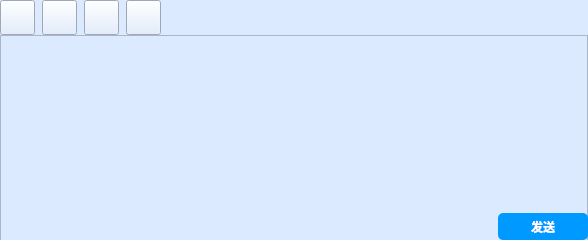
<?xml version="1.0" encoding="UTF-8"?>
<ui version="4.0">
 <class>MessageEdit</class>
 <widget class="QWidget" name="MessageEdit">
  <property name="geometry">
   <rect>
    <x>0</x>
    <y>0</y>
    <width>588</width>
    <height>240</height>
   </rect>
  </property>
  <property name="sizePolicy">
   <sizepolicy hsizetype="Expanding" vsizetype="Fixed">
    <horstretch>0</horstretch>
    <verstretch>0</verstretch>
   </sizepolicy>
  </property>
  <property name="minimumSize">
   <size>
    <width>500</width>
    <height>230</height>
   </size>
  </property>
  <property name="maximumSize">
   <size>
    <width>16777215</width>
    <height>240</height>
   </size>
  </property>
  <property name="windowTitle">
   <string>Form</string>
  </property>
  <property name="styleSheet">
   <string notr="true">background-color: #dceaff</string>
  </property>
  <layout class="QGridLayout" name="gridLayout">
   <property name="leftMargin">
    <number>0</number>
   </property>
   <property name="topMargin">
    <number>0</number>
   </property>
   <property name="rightMargin">
    <number>0</number>
   </property>
   <property name="bottomMargin">
    <number>0</number>
   </property>
   <property name="spacing">
    <number>0</number>
   </property>
   <item row="0" column="0">
    <layout class="QVBoxLayout" name="verticalLayout">
     <property name="spacing">
      <number>0</number>
     </property>
     <property name="leftMargin">
      <number>0</number>
     </property>
     <property name="topMargin">
      <number>0</number>
     </property>
     <property name="rightMargin">
      <number>0</number>
     </property>
     <property name="bottomMargin">
      <number>0</number>
     </property>
     <item>
      <layout class="QHBoxLayout" name="horizontalLayout">
       <property name="spacing">
        <number>7</number>
       </property>
       <item>
        <widget class="QPushButton" name="m_sendImageBtn">
         <property name="minimumSize">
          <size>
           <width>35</width>
           <height>35</height>
          </size>
         </property>
         <property name="maximumSize">
          <size>
           <width>35</width>
           <height>35</height>
          </size>
         </property>
         <property name="text">
          <string/>
         </property>
         <property name="icon">
          <iconset theme="QIcon::ThemeIcon::DocumentPrintPreview"/>
         </property>
         <property name="iconSize">
          <size>
           <width>25</width>
           <height>25</height>
          </size>
         </property>
        </widget>
       </item>
       <item>
        <widget class="QPushButton" name="m_sendFileBtn">
         <property name="minimumSize">
          <size>
           <width>35</width>
           <height>35</height>
          </size>
         </property>
         <property name="maximumSize">
          <size>
           <width>35</width>
           <height>35</height>
          </size>
         </property>
         <property name="text">
          <string/>
         </property>
         <property name="icon">
          <iconset theme="QIcon::ThemeIcon::FolderOpen"/>
         </property>
         <property name="iconSize">
          <size>
           <width>25</width>
           <height>25</height>
          </size>
         </property>
        </widget>
       </item>
       <item>
        <widget class="QPushButton" name="m_sendSpeechBtn">
         <property name="minimumSize">
          <size>
           <width>35</width>
           <height>35</height>
          </size>
         </property>
         <property name="maximumSize">
          <size>
           <width>35</width>
           <height>35</height>
          </size>
         </property>
         <property name="text">
          <string/>
         </property>
         <property name="icon">
          <iconset theme="QIcon::ThemeIcon::AudioInputMicrophone"/>
         </property>
         <property name="iconSize">
          <size>
           <width>25</width>
           <height>25</height>
          </size>
         </property>
        </widget>
       </item>
       <item>
        <widget class="QPushButton" name="m_sendHistoryBtn">
         <property name="minimumSize">
          <size>
           <width>35</width>
           <height>35</height>
          </size>
         </property>
         <property name="maximumSize">
          <size>
           <width>35</width>
           <height>35</height>
          </size>
         </property>
         <property name="text">
          <string/>
         </property>
         <property name="icon">
          <iconset theme="QIcon::ThemeIcon::DocumentOpenRecent"/>
         </property>
         <property name="iconSize">
          <size>
           <width>25</width>
           <height>25</height>
          </size>
         </property>
        </widget>
       </item>
       <item>
        <spacer name="horizontalSpacer">
         <property name="orientation">
          <enum>Qt::Orientation::Horizontal</enum>
         </property>
         <property name="sizeHint" stdset="0">
          <size>
           <width>40</width>
           <height>20</height>
          </size>
         </property>
        </spacer>
       </item>
      </layout>
     </item>
     <item>
      <widget class="QWidget" name="widget" native="true">
       <layout class="QVBoxLayout" name="verticalLayout_2">
        <property name="spacing">
         <number>0</number>
        </property>
        <property name="leftMargin">
         <number>0</number>
        </property>
        <property name="topMargin">
         <number>0</number>
        </property>
        <property name="rightMargin">
         <number>0</number>
        </property>
        <property name="bottomMargin">
         <number>0</number>
        </property>
        <item>
         <widget class="QTextEdit" name="textEdit">
          <property name="sizePolicy">
           <sizepolicy hsizetype="Expanding" vsizetype="Fixed">
            <horstretch>0</horstretch>
            <verstretch>0</verstretch>
           </sizepolicy>
          </property>
          <property name="minimumSize">
           <size>
            <width>0</width>
            <height>300</height>
           </size>
          </property>
         </widget>
        </item>
        <item>
         <layout class="QHBoxLayout" name="horizontalLayout_2">
          <property name="spacing">
           <number>0</number>
          </property>
          <property name="leftMargin">
           <number>0</number>
          </property>
          <property name="topMargin">
           <number>0</number>
          </property>
          <property name="rightMargin">
           <number>0</number>
          </property>
          <property name="bottomMargin">
           <number>0</number>
          </property>
          <item>
           <spacer name="horizontalSpacer_2">
            <property name="orientation">
             <enum>Qt::Orientation::Horizontal</enum>
            </property>
            <property name="sizeHint" stdset="0">
             <size>
              <width>40</width>
              <height>20</height>
             </size>
            </property>
           </spacer>
          </item>
          <item>
           <widget class="QPushButton" name="pushButton">
            <property name="minimumSize">
             <size>
              <width>90</width>
              <height>27</height>
             </size>
            </property>
            <property name="maximumSize">
             <size>
              <width>90</width>
              <height>27</height>
             </size>
            </property>
            <property name="styleSheet">
             <string notr="true">QPushButton {
    background-color: #0099ff;
    color: white;
    font-weight: bold;        /* 加粗字体 */
    border: none;
    border-radius: 5px;
}

QPushButton:hover {
    background-color: #0093f5;
    color: #f0f8ff;           /* 改变字体颜色以增加高亮效果 */
}

QPushButton:pressed {
    background-color: #0086e0;
    color: #e6f2ff;           /* 再次调整字体颜色 */
}</string>
            </property>
            <property name="text">
             <string>发送</string>
            </property>
           </widget>
          </item>
         </layout>
        </item>
       </layout>
      </widget>
     </item>
    </layout>
   </item>
  </layout>
 </widget>
 <resources/>
 <connections/>
</ui>
